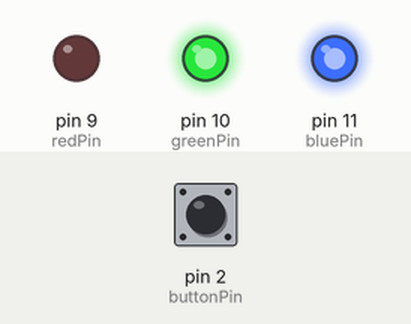
This sketch was run on a simulated Arduino Uno, built with avr-gcc and run on an emulated ATmega328P. Shown: output pins drawn as LEDs (lit = HIGH). Dashed ring = blinking. The test bench sets the inputs (shaded band); at power-on: pin 2 (buttonPin) LOW.

Above: at 1.2 s.
1.3 s: pin 2 (buttonPin) pulled HIGH for 1 s
At 2.54 s:
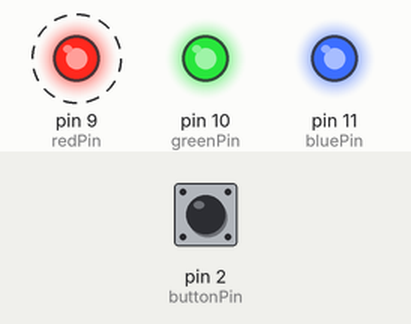
5.3 s: pin 2 (buttonPin) pulled HIGH for 0.15 s
At 5.84 s:
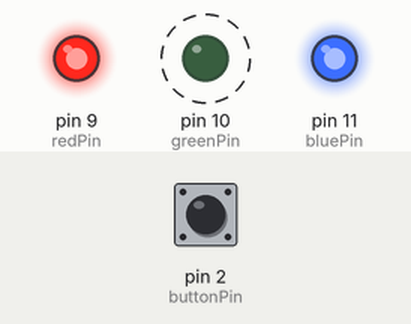
8.4 s: pin 2 (buttonPin) pulled HIGH for 0.15 s
At 8.85 s:
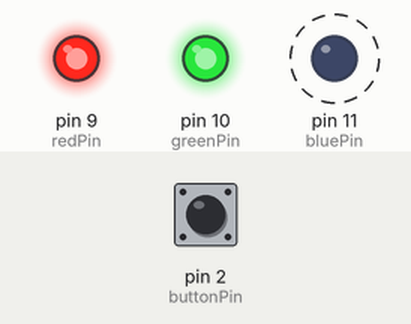
11.5 s: pin 2 (buttonPin) pulled HIGH for 0.15 s
At 11.85 s:
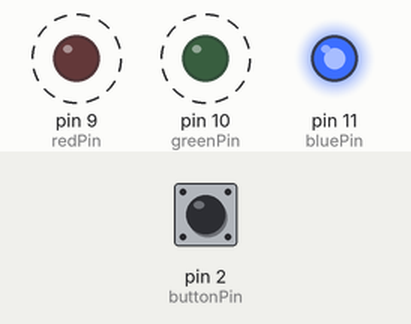
14.6 s: pin 2 (buttonPin) pulled HIGH for 0.15 s
At 15.45 s:
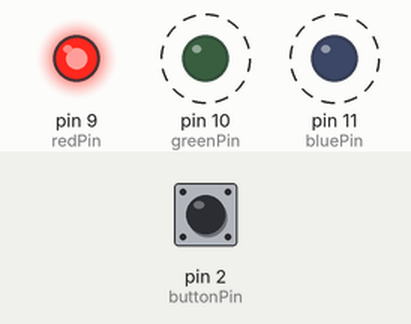
17.7 s: pin 2 (buttonPin) pulled HIGH for 3.2 s
At 19.5 s:
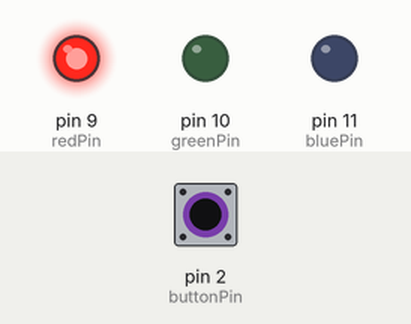
Timing chart, 0 to 21.0 s (numbered marks = the images above; inputs shaded):
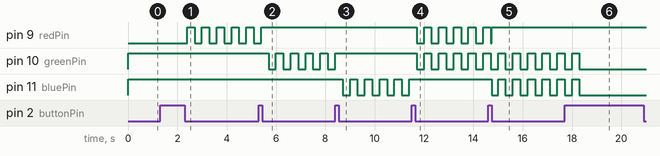

The sketch:

practice-6.ino
```cpp
const int buttonPin = 2;
const int redPin = 9;
const int greenPin = 10;
const int bluePin = 11;

int mode = 0;
int colorIndex = 0;
int blinkState = HIGH;

int lastButtonState = LOW;
bool isPressing = false;
bool longPressTriggered = false;

unsigned long pressStartTime = 0;
unsigned long lastDebounceTime = 0;
unsigned long lastBlinkTime = 0;

const unsigned long debounceDelay = 30;
const unsigned long longPressDuration = 800;
const unsigned long blinkInterval = 300;

const int colors[7][3] = {
  {1, 0, 0},
  {0, 1, 0},
  {0, 0, 1},
  {1, 1, 0},
  {0, 1, 1},
  {1, 0, 1},
  {1, 1, 1}
};

void showColor(int index, bool isOn) {
  if (!isOn) {
    digitalWrite(redPin, HIGH);
    digitalWrite(greenPin, HIGH);
    digitalWrite(bluePin, HIGH);
    return;
  }
  digitalWrite(redPin, colors[index][0] ? LOW : HIGH);
  digitalWrite(greenPin, colors[index][1] ? LOW : HIGH);
  digitalWrite(bluePin, colors[index][2] ? LOW : HIGH);
}

int checkButton() {
  unsigned long currentMillis = millis();
  int reading = digitalRead(buttonPin);
  int action = 0;

  if (reading != lastButtonState && (currentMillis - lastDebounceTime) > debounceDelay) {
    lastDebounceTime = currentMillis;

    if (reading == HIGH) {
      isPressing = true;
      longPressTriggered = false;
      pressStartTime = currentMillis;
    } else {
      if (isPressing && !longPressTriggered) {
        action = 1;
      }
      isPressing = false;
    }
  }
  lastButtonState = reading;

  if (isPressing && !longPressTriggered && (currentMillis - pressStartTime >= longPressDuration)) {
    longPressTriggered = true;
    action = 2;
  }

  return action;
}

void updateLED() {
  unsigned long currentMillis = millis();

  if (mode == 0) {
    showColor(colorIndex, true);
  } else if (mode == 1) {
    if (currentMillis - lastBlinkTime >= blinkInterval) {
      lastBlinkTime = currentMillis;
      blinkState = (blinkState == LOW) ? HIGH : LOW;
    }
    showColor(colorIndex, blinkState == HIGH);
  }
}

void setup() {
  pinMode(buttonPin, INPUT);
  pinMode(redPin, OUTPUT);
  pinMode(greenPin, OUTPUT);
  pinMode(bluePin, OUTPUT);
}

void loop() {
  int buttonAction = checkButton();

  if (buttonAction == 1) {
    colorIndex = (colorIndex + 1) % 7;
  } else if (buttonAction == 2) {
    mode = (mode + 1) % 2;
    blinkState = HIGH;
    lastBlinkTime = millis();
  }

  updateLED();
}
```

Measured:
- after the input at 1.3 s, pin 9 (redPin): alternates HIGH for 0.30 s and LOW for 0.30 s, starting after 1.1 s
- after the input at 5.3 s, pin 9 (redPin): goes on until 5.4 s, then stays HIGH; pin 10 (greenPin): alternates HIGH for 0.30 s and LOW for 0.30 s, starting after 0.40 s
- after the input at 8.4 s, pin 10 (greenPin): stops changing and stays HIGH; pin 11 (bluePin): alternates HIGH for 0.30 s and LOW for 0.30 s, starting after 0.30 s
- after the input at 11.5 s, pin 9 (redPin), pin 10 (greenPin): alternates HIGH for 0.30 s and LOW for 0.30 s, starting after 0.20 s; pin 11 (bluePin): stops changing and stays HIGH
- after the input at 14.6 s, pin 11 (bluePin): alternates HIGH for 0.30 s and LOW for 0.30 s, starting after 0.15 s
- after the input at 17.7 s, pin 10 (greenPin), pin 11 (bluePin): goes on until 18.3 s, then stays LOW
